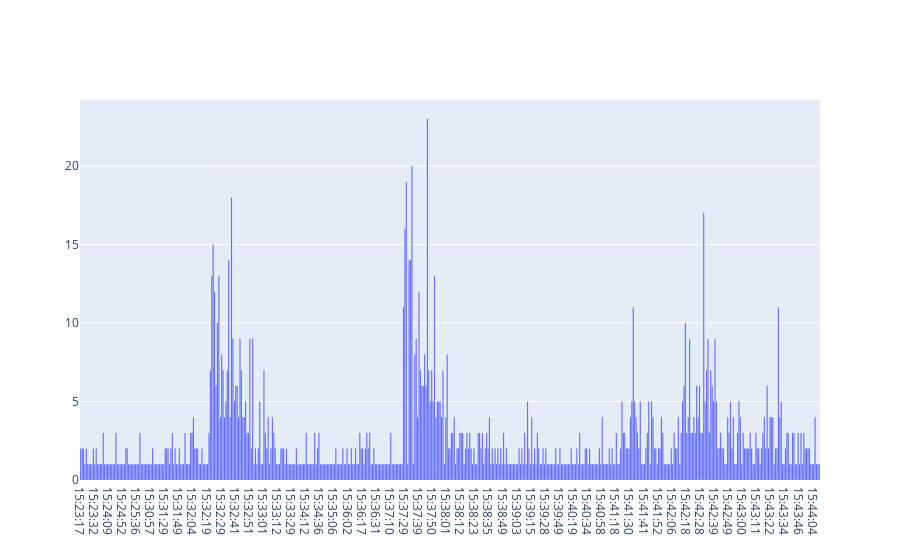
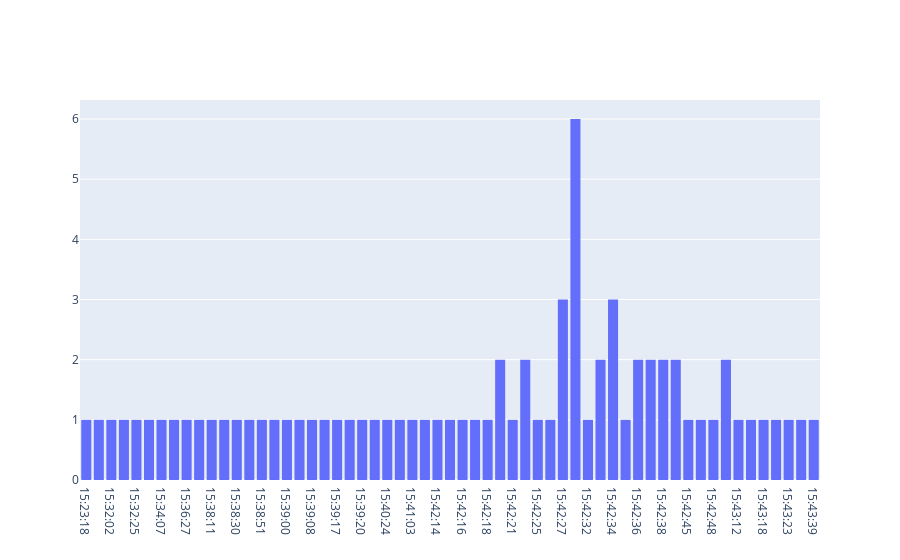

Notebook code cell kept with these figures, in order:
### Code cell
#print(timestamps)

#plot the timestamps
import plotly.graph_objects as go

#use the histogram to plot the timestamps
fig = go.Figure(data=[go.Histogram(x=timestamps)])
fig.show()


fig2 = go.Figure(data=[go.Histogram(x=laughs)])
fig2.show()

### Figure 1 — Plotly figure (JSON) as saved in the notebook; plotly's stock layout.template omitted (floating-point values rounded to 4 significant figures; data arrays with more than 128 entries replaced by an {"elided": "..."} marker saying what was removed)
{"data": [{"type": "histogram", "x": {"elided": "1433 str values"}}], "layout": {}}

### Figure 2 — Plotly figure (JSON) as saved in the notebook; plotly's stock layout.template omitted (floating-point values rounded to 4 significant figures)
{"data": [{"type": "histogram", "x": ["15:23:18", "15:31:04", "15:32:02", "15:32:10", "15:32:25", "15:33:28", "15:34:07", "15:34:13", "15:36:27", "15:36:52", "15:38:11", "15:38:20", "15:38:30", "15:38:33", "15:38:51", "15:38:53", "15:39:00", "15:39:03", "15:39:08", "15:39:13", "15:39:17", "15:39:19", "15:39:20", "15:39:25", "15:40:24", "15:40:45", "15:41:03", "15:41:11", "15:42:14", "15:42:15", "15:42:16", "15:42:17", "15:42:18", "15:42:20", "15:42:20", "15:42:21", "15:42:23", "15:42:23", "15:42:25", "15:42:26", "15:42:27", "15:42:27", "15:42:27", "15:42:31", "15:42:31", "15:42:31", "15:42:31", "15:42:31", "15:42:31", "15:42:32", "15:42:33", "15:42:33", "15:42:34", "15:42:34", "15:42:34", "15:42:35", "15:42:36", "15:42:36", "15:42:37", "15:42:37", "15:42:38", "15:42:38", "15:42:42", "15:42:42", "15:42:45", "15:42:47", "15:42:48", "15:43:00", "15:43:00", "15:43:12", "15:43:16", "15:43:18", "15:43:21", "15:43:23", "15:43:29", "15:43:39"]}], "layout": {}}
